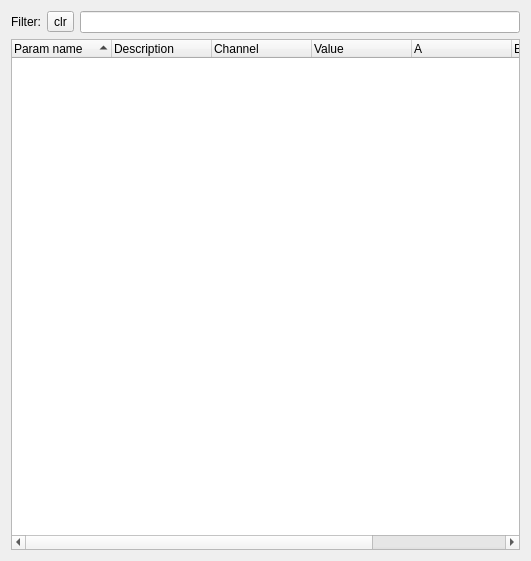
<?xml version="1.0" encoding="UTF-8"?>
<ui version="4.0">
 <class>DataViewClass</class>
 <widget class="QWidget" name="DataViewClass">
  <property name="geometry">
   <rect>
    <x>0</x>
    <y>0</y>
    <width>531</width>
    <height>561</height>
   </rect>
  </property>
  <property name="windowTitle">
   <string>Form</string>
  </property>
  <layout class="QVBoxLayout" name="verticalLayout">
   <item>
    <layout class="QHBoxLayout" name="horizontalLayout">
     <item>
      <widget class="QLabel" name="label">
       <property name="text">
        <string>Filter:</string>
       </property>
       <property name="alignment">
        <set>Qt::AlignRight|Qt::AlignTrailing|Qt::AlignVCenter</set>
       </property>
      </widget>
     </item>
     <item>
      <widget class="QToolButton" name="butClear">
       <property name="text">
        <string>clr</string>
       </property>
      </widget>
     </item>
     <item>
      <widget class="QLineEdit" name="filter"/>
     </item>
    </layout>
   </item>
   <item>
    <widget class="DataWidgetClass" name="view">
     <property name="alternatingRowColors">
      <bool>true</bool>
     </property>
     <property name="rootIsDecorated">
      <bool>false</bool>
     </property>
     <property name="uniformRowHeights">
      <bool>true</bool>
     </property>
     <property name="itemsExpandable">
      <bool>false</bool>
     </property>
     <property name="sortingEnabled">
      <bool>true</bool>
     </property>
     <property name="animated">
      <bool>false</bool>
     </property>
     <property name="expandsOnDoubleClick">
      <bool>false</bool>
     </property>
     <attribute name="headerDefaultSectionSize">
      <number>100</number>
     </attribute>
     <column>
      <property name="text">
       <string>Param name</string>
      </property>
     </column>
     <column>
      <property name="text">
       <string>Description</string>
      </property>
     </column>
     <column>
      <property name="text">
       <string>Channel</string>
      </property>
     </column>
     <column>
      <property name="text">
       <string>Value</string>
      </property>
     </column>
     <column>
      <property name="text">
       <string notr="true">A</string>
      </property>
     </column>
     <column>
      <property name="text">
       <string notr="true">B</string>
      </property>
     </column>
     <column>
      <property name="text">
       <string>Alias</string>
      </property>
     </column>
    </widget>
   </item>
  </layout>
 </widget>
 <customwidgets>
  <customwidget>
   <class>DataWidgetClass</class>
   <extends>QTreeWidget</extends>
   <header>dataviewclass.h</header>
   <slots>
    <slot>filterChange(QString)</slot>
   </slots>
  </customwidget>
 </customwidgets>
 <resources/>
 <connections>
  <connection>
   <sender>butClear</sender>
   <signal>clicked()</signal>
   <receiver>filter</receiver>
   <slot>clear()</slot>
   <hints>
    <hint type="sourcelabel">
     <x>66</x>
     <y>22</y>
    </hint>
    <hint type="destinationlabel">
     <x>307</x>
     <y>22</y>
    </hint>
   </hints>
  </connection>
  <connection>
   <sender>filter</sender>
   <signal>textChanged(QString)</signal>
   <receiver>view</receiver>
   <slot>filterChange(QString)</slot>
   <hints>
    <hint type="sourcelabel">
     <x>307</x>
     <y>22</y>
    </hint>
    <hint type="destinationlabel">
     <x>265</x>
     <y>300</y>
    </hint>
   </hints>
  </connection>
 </connections>
</ui>
